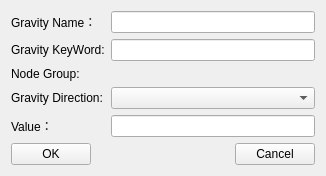
<?xml version="1.0" encoding="UTF-8"?>
<ui version="4.0">
 <class>GUIGravityDialog</class>
 <widget class="QWidget" name="GUIGravityDialog">
  <property name="geometry">
   <rect>
    <x>0</x>
    <y>0</y>
    <width>326</width>
    <height>167</height>
   </rect>
  </property>
  <property name="windowTitle">
   <string/>
  </property>
  <layout class="QGridLayout" name="gridLayout">
   <item row="2" column="0">
    <widget class="QLabel" name="label_7">
     <property name="text">
      <string>Node Group:</string>
     </property>
    </widget>
   </item>
   <item row="1" column="2">
    <widget class="QLineEdit" name="lineEdit">
     <property name="text">
      <string/>
     </property>
     <property name="readOnly">
      <bool>true</bool>
     </property>
    </widget>
   </item>
   <item row="3" column="2">
    <widget class="QComboBox" name="comboBox_GravityDirection"/>
   </item>
   <item row="2" column="2">
    <layout class="QHBoxLayout" name="horizontalLayout"/>
   </item>
   <item row="0" column="2">
    <widget class="QLineEdit" name="lineEdit_name">
     <property name="minimumSize">
      <size>
       <width>120</width>
       <height>0</height>
      </size>
     </property>
    </widget>
   </item>
   <item row="3" column="0" colspan="2">
    <widget class="QLabel" name="label">
     <property name="text">
      <string>Gravity Direction:</string>
     </property>
    </widget>
   </item>
   <item row="4" column="0">
    <widget class="QLabel" name="label_8">
     <property name="text">
      <string>Value：</string>
     </property>
    </widget>
   </item>
   <item row="0" column="0">
    <widget class="QLabel" name="label_name">
     <property name="text">
      <string>Gravity Name：</string>
     </property>
    </widget>
   </item>
   <item row="4" column="2">
    <widget class="Comp::FITKSciNotationLineEdit" name="lineEdit_FScaleY"/>
   </item>
   <item row="1" column="0" colspan="2">
    <widget class="QLabel" name="label_matID_2">
     <property name="text">
      <string>Gravity KeyWord:</string>
     </property>
    </widget>
   </item>
   <item row="5" column="0" colspan="3">
    <layout class="QHBoxLayout" name="horizontalLayout_2">
     <item>
      <widget class="QPushButton" name="pushButtonOK">
       <property name="text">
        <string>OK</string>
       </property>
      </widget>
     </item>
     <item>
      <spacer name="horizontalSpacer_3">
       <property name="orientation">
        <enum>Qt::Horizontal</enum>
       </property>
       <property name="sizeHint" stdset="0">
        <size>
         <width>40</width>
         <height>20</height>
        </size>
       </property>
      </spacer>
     </item>
     <item>
      <widget class="QPushButton" name="pushButtonCancel">
       <property name="text">
        <string>Cancel</string>
       </property>
      </widget>
     </item>
    </layout>
   </item>
   <item row="6" column="0">
    <spacer name="verticalSpacer">
     <property name="orientation">
      <enum>Qt::Vertical</enum>
     </property>
     <property name="sizeHint" stdset="0">
      <size>
       <width>20</width>
       <height>40</height>
      </size>
     </property>
    </spacer>
   </item>
  </layout>
 </widget>
 <customwidgets>
  <customwidget>
   <class>Comp::FITKSciNotationLineEdit</class>
   <extends>QLineEdit</extends>
   <header>FITK_Component/FITKWidget/FITKSciNotationLineEdit.h</header>
  </customwidget>
 </customwidgets>
 <resources/>
 <connections/>
</ui>
